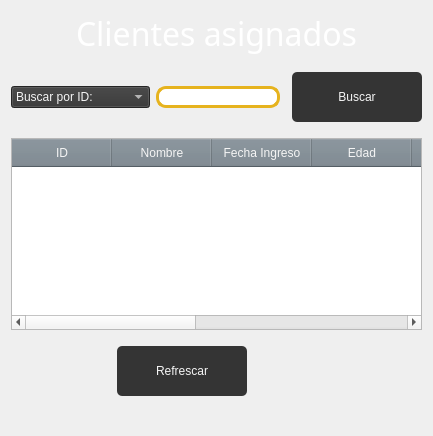
                <widget class="QWidget" name="tab_12">
                 <attribute name="title">
                  <string>Mostrar</string>
                 </attribute>
                 <layout class="QGridLayout" name="gridLayout_19">
                  <property name="bottomMargin">
                   <number>30</number>
                  </property>
                  <item row="4" column="1" colspan="2" alignment="Qt::AlignHCenter">
                   <widget class="QPushButton" name="RefrescarBotonRegistrados_4">
                    <property name="minimumSize">
                     <size>
                      <width>130</width>
                      <height>70</height>
                     </size>
                    </property>
                    <property name="cursor">
                     <cursorShape>PointingHandCursor</cursorShape>
                    </property>
                    <property name="styleSheet">
                     <string notr="true">QPushButton{
	background-color: #343434;
	font: 87 14pt &quot;Arial Black&quot;;
	color: whitesmoke;
	border-radius: 5px;
	border: .5px solid #e6b31e;
	margin: 10 px;
	right-margin: 10px;
}

QPushButton:hover{
	background-color: #e6b31e;
	font: 87 14pt &quot;Arial Black&quot;;
	color: whitesmoke;
	border-radius: 5px;
	border: 1.5px solid #e6b31e;
	margin: 10 px;
	right-margin: 10px;
}

</string>
                    </property>
                    <property name="text">
                     <string>Refrescar</string>
                    </property>
                   </widget>
                  </item>
                  <item row="2" column="2">
                   <widget class="QLineEdit" name="BuscarRegistradosPacientesText_4">
                    <property name="styleSheet">
                     <string notr="true">font: 63 20pt &quot;Bahnschrift SemiBold SemiConden&quot;;
background-color: rgb(255, 255, 255);
border: 3px solid #e6b31e;
border-radius: 10px;
</string>
                    </property>
                   </widget>
                  </item>
                  <item row="2" column="4">
                   <widget class="QPushButton" name="BuscarBotonRegistrados_4">
                    <property name="minimumSize">
                     <size>
                      <width>130</width>
                      <height>70</height>
                     </size>
                    </property>
                    <property name="cursor">
                     <cursorShape>PointingHandCursor</cursorShape>
                    </property>
                    <property name="styleSheet">
                     <string notr="true">QPushButton{
	background-color: #343434;
	font: 87 14pt &quot;Arial Black&quot;;
	color: whitesmoke;
	border-radius: 5px;
	border: .5px solid #e6b31e;
	margin: 10 px;
	right-margin: 10px;
}

QPushButton:hover{
	background-color: #e6b31e;
	font: 87 14pt &quot;Arial Black&quot;;
	color: whitesmoke;
	border-radius: 5px;
	border: 1.5px solid #343434;
	margin: 10 px;
	right-margin: 10px;
}

</string>
                    </property>
                    <property name="text">
                     <string>Buscar</string>
                    </property>
                   </widget>
                  </item>
                  <item row="2" column="0" colspan="2">
                   <widget class="QComboBox" name="BuscarRegistradosCombobox_6">
                    <property name="contextMenuPolicy">
                     <enum>Qt::DefaultContextMenu</enum>
                    </property>
                    <property name="styleSheet">
                     <string notr="true">font: 63 20pt &quot;Bahnschrift SemiBold SemiConden&quot;;
border: .5px solid #e6b31e;
background-color: rgb(52, 52, 52);
color: whitesmoke;</string>
                    </property>
                    <item>
                     <property name="text">
                      <string>Buscar por ID:</string>
                     </property>
                    </item>
                    <item>
                     <property name="text">
                      <string>Buscar por Nombre:</string>
                     </property>
                    </item>
                    <item>
                     <property name="text">
                      <string/>
                     </property>
                    </item>
                   </widget>
                  </item>
                  <item row="3" column="0" colspan="5">
                   <widget class="QTableWidget" name="TablaEmpleados_4">
                    <property name="styleSheet">
                     <string notr="true">QHeaderView::section{
	padding: 5px;
	background-color: #77838d;
	border: .5px solid #034aa6;
	font: 87 13pt &quot;Arial Black&quot;;
	color: whitesmoke;

}</string>
                    </property>
                    <property name="dragEnabled">
                     <bool>false</bool>
                    </property>
                    <attribute name="horizontalHeaderCascadingSectionResizes">
                     <bool>false</bool>
                    </attribute>
                    <attribute name="horizontalHeaderHighlightSections">
                     <bool>false</bool>
                    </attribute>
                    <attribute name="horizontalHeaderShowSortIndicator" stdset="0">
                     <bool>false</bool>
                    </attribute>
                    <attribute name="horizontalHeaderStretchLastSection">
                     <bool>true</bool>
                    </attribute>
                    <attribute name="verticalHeaderVisible">
                     <bool>false</bool>
                    </attribute>
                    <attribute name="verticalHeaderShowSortIndicator" stdset="0">
                     <bool>false</bool>
                    </attribute>
                    <column>
                     <property name="text">
                      <string>ID</string>
                     </property>
                    </column>
                    <column>
                     <property name="text">
                      <string>Nombre</string>
                     </property>
                    </column>
                    <column>
                     <property name="text">
                      <string>Fecha Ingreso</string>
                     </property>
                    </column>
                    <column>
                     <property name="text">
                      <string>Edad</string>
                     </property>
                    </column>
                    <column>
                     <property name="text">
                      <string>Telefono</string>
                     </property>
                    </column>
                    <column>
                     <property name="text">
                      <string>Correo Electronico</string>
                     </property>
                    </column>
                    <column>
                     <property name="text">
                      <string>Altura</string>
                     </property>
                    </column>
                    <column>
                     <property name="text">
                      <string>Peso</string>
                     </property>
                    </column>
                    <column>
                     <property name="text">
                      <string>Membresia Actual</string>
                     </property>
                    </column>
                   </widget>
                  </item>
                  <item row="0" column="0" colspan="5" alignment="Qt::AlignHCenter">
                   <widget class="QLabel" name="label_88">
                    <property name="palette">
                     <palette>
                      <active>
                       <colorrole role="WindowText">
                        <brush brushstyle="SolidPattern">
                         <color alpha="255">
                          <red>255</red>
                          <green>255</green>
                          <blue>255</blue>
                         </color>
                        </brush>
                       </colorrole>
                       <colorrole role="Button">
                        <brush brushstyle="SolidPattern">
                         <color alpha="255">
                          <red>35</red>
                          <green>31</green>
                          <blue>32</blue>
                         </color>
                        </brush>
                       </colorrole>
                       <colorrole role="Text">
                        <brush brushstyle="SolidPattern">
                         <color alpha="255">
                          <red>255</red>
                          <green>255</green>
                          <blue>255</blue>
                         </color>
                        </brush>
                       </colorrole>
                       <colorrole role="ButtonText">
                        <brush brushstyle="SolidPattern">
                         <color alpha="255">
                          <red>255</red>
                          <green>255</green>
                          <blue>255</blue>
                         </color>
                        </brush>
                       </colorrole>
                       <colorrole role="Base">
                        <brush brushstyle="SolidPattern">
                         <color alpha="255">
                          <red>35</red>
                          <green>31</green>
                          <blue>32</blue>
                         </color>
                        </brush>
                       </colorrole>
                       <colorrole role="Window">
                        <brush brushstyle="SolidPattern">
                         <color alpha="255">
                          <red>35</red>
                          <green>31</green>
                          <blue>32</blue>
                         </color>
                        </brush>
                       </colorrole>
                      </active>
                      <inactive>
                       <colorrole role="WindowText">
                        <brush brushstyle="SolidPattern">
                         <color alpha="255">
                          <red>255</red>
                          <green>255</green>
                          <blue>255</blue>
                         </color>
                        </brush>
                       </colorrole>
                       <colorrole role="Button">
                        <brush brushstyle="SolidPattern">
                         <color alpha="255">
                          <red>35</red>
                          <green>31</green>
                          <blue>32</blue>
                         </color>
                        </brush>
                       </colorrole>
                       <colorrole role="Text">
                        <brush brushstyle="SolidPattern">
                         <color alpha="255">
                          <red>255</red>
                          <green>255</green>
                          <blue>255</blue>
                         </color>
                        </brush>
                       </colorrole>
                       <colorrole role="ButtonText">
                        <brush brushstyle="SolidPattern">
                         <color alpha="255">
                          <red>255</red>
                          <green>255</green>
                          <blue>255</blue>
                         </color>
                        </brush>
                       </colorrole>
                       <colorrole role="Base">
                        <brush brushstyle="SolidPattern">
                         <color alpha="255">
                          <red>35</red>
                          <green>31</green>
                          <blue>32</blue>
                         </color>
                        </brush>
                       </colorrole>
                       <colorrole role="Window">
                        <brush brushstyle="SolidPattern">
                         <color alpha="255">
                          <red>35</red>
                          <green>31</green>
                          <blue>32</blue>
                         </color>
                        </brush>
                       </colorrole>
                      </inactive>
                      <disabled>
                       <colorrole role="WindowText">
                        <brush brushstyle="SolidPattern">
                         <color alpha="255">
                          <red>255</red>
                          <green>255</green>
                          <blue>255</blue>
                         </color>
                        </brush>
                       </colorrole>
                       <colorrole role="Button">
                        <brush brushstyle="SolidPattern">
                         <color alpha="255">
                          <red>35</red>
                          <green>31</green>
                          <blue>32</blue>
                         </color>
                        </brush>
                       </colorrole>
                       <colorrole role="Text">
                        <brush brushstyle="SolidPattern">
                         <color alpha="255">
                          <red>255</red>
                          <green>255</green>
                          <blue>255</blue>
                         </color>
                        </brush>
                       </colorrole>
                       <colorrole role="ButtonText">
                        <brush brushstyle="SolidPattern">
                         <color alpha="255">
                          <red>255</red>
                          <green>255</green>
                          <blue>255</blue>
                         </color>
                        </brush>
                       </colorrole>
                       <colorrole role="Base">
                        <brush brushstyle="SolidPattern">
                         <color alpha="255">
                          <red>35</red>
                          <green>31</green>
                          <blue>32</blue>
                         </color>
                        </brush>
                       </colorrole>
                       <colorrole role="Window">
                        <brush brushstyle="SolidPattern">
                         <color alpha="255">
                          <red>35</red>
                          <green>31</green>
                          <blue>32</blue>
                         </color>
                        </brush>
                       </colorrole>
                      </disabled>
                     </palette>
                    </property>
                    <property name="font">
                     <font>
                      <family>Bahnschrift SemiBold SemiConden</family>
                      <pointsize>25</pointsize>
                      <weight>7</weight>
                      <italic>false</italic>
                      <bold>false</bold>
                     </font>
                    </property>
                    <property name="styleSheet">
                     <string notr="true">font: 63 25pt &quot;Bahnschrift SemiBold SemiConden&quot;;
color: rgb(255, 255, 255);</string>
                    </property>
                    <property name="text">
                     <string>&lt;html&gt;&lt;head/&gt;&lt;body&gt;&lt;p&gt;&lt;span style=&quot; font-size:24pt; color:#ffffff;&quot;&gt;Clientes asignados&lt;/span&gt;&lt;/p&gt;&lt;/body&gt;&lt;/html&gt;</string>
                    </property>
                   </widget>
                  </item>
                 </layout>
                </widget>
